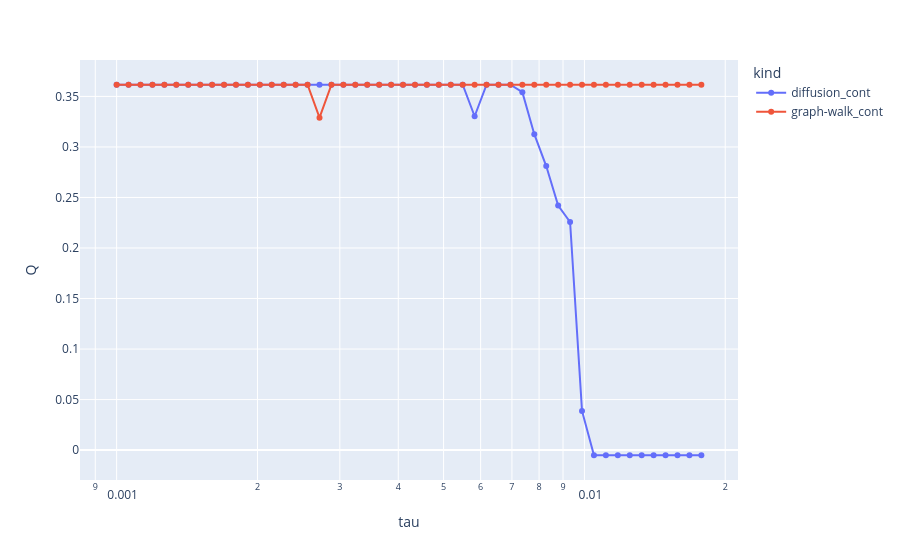

Write notebook code for a chart like this one.
### Code cell
(
    df
    .sort_values(by='tau', ascending=False)
    .plot
    .line(x='tau', y='Q', color='kind', markers=True, hover_data=['clusters'], log_x=True)
)
